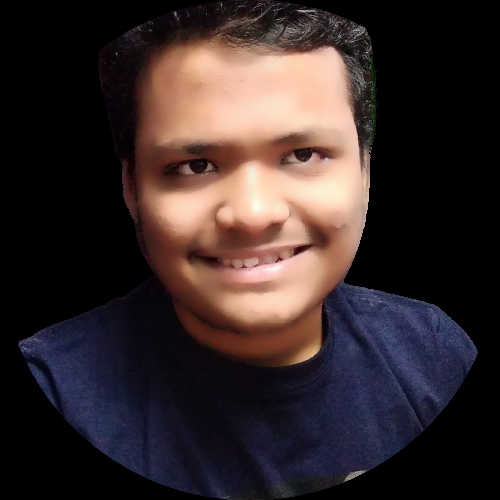
#> input picture webcam/face.png, 500 x 500 px, found by its file name
$ python face.py
#> lines starting #> are read from the running program, lines starting #| are printed output that depends on the picture; after the words box and inside, x2 and y2 are one past the last pixel; in counts of white or black regions, pixels touching at a corner belong together
import cv2

face_detection = cv2.CascadeClassifier("face.xml")
eye_detection = cv2.CascadeClassifier("eye.xml")

face = cv2.imread("face.png")
#> face is the input picture: shape (500, 500, 3); mean B, G, R 42.4, 42.3, 54.5
gray = cv2.cvtColor(face,cv2.COLOR_BGR2GRAY)
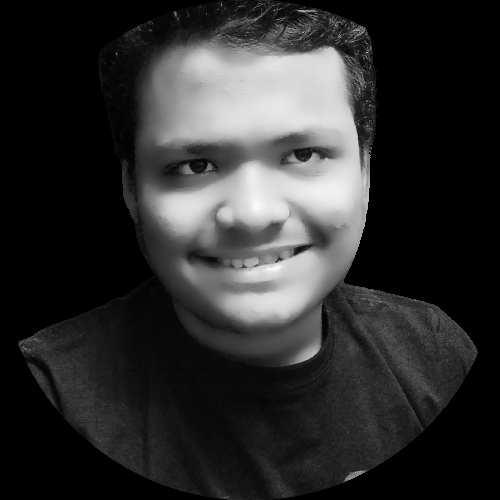
#> gray: shape (500, 500); min 0, max 251, mean 45.9
faceResult = face_detection.detectMultiScale(gray, 1.1, 4)
#> faceResult = [[102, 43, 299, 299]]
eyeResult = eye_detection.detectMultiScale(gray, 1.1, 4)
#> eyeResult = [[167, 142, 50, 50], [272, 128, 56, 56]]

for(x,y,w,h) in faceResult:
    cv2.rectangle(face,(x,y),(x+w,y+h),(255,0,0),3)
#> this loop made 1 pass
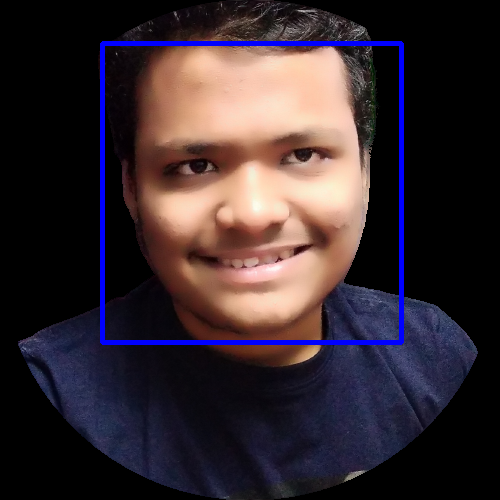
#> face: shape (500, 500, 3); 2.39% of pixels changed, all inside (x1, y1, x2, y2) = (100, 41, 404, 345)

for(x,y,w,h) in eyeResult:
    cv2.rectangle(face,(x,y),(x+w,y+h),(0,255,0),3)
#> this loop made 2 passes
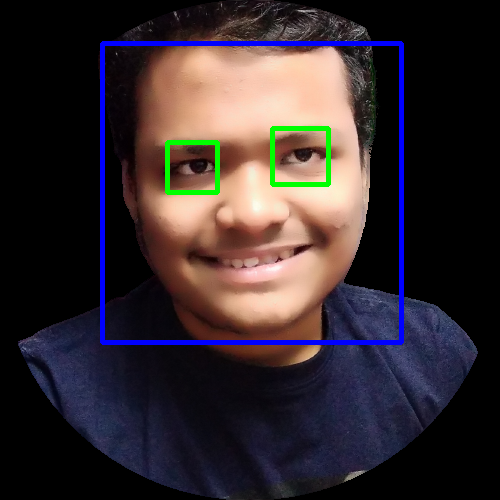
#> face: shape (500, 500, 3); 0.84% of pixels changed, all inside (x1, y1, x2, y2) = (165, 126, 331, 195)

cv2.imshow("detection", face)
cv2.waitKey(0)
